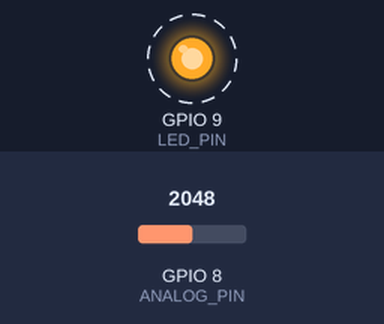
Bench run of a sketch on a simulated ESP32-S2. Shown: output pins drawn as LEDs (lit = HIGH). Dashed ring = blinking. The inputs (shaded band) are chosen by the test bench; at power-on: GPIO 8 (ANALOG_PIN) = 2048. What the sketch prints to the serial monitor is not drawn.

Above: at 0.5 s.
Timing chart, 0 to 4.6 s (numbered marks = the images above):
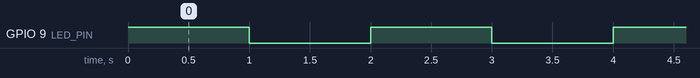

The sketch:

esp32_s2_photo_anemo.ino
```cpp
//
//    FILE: AS5600_position_speed.ino
//  AUTHOR: Rob Tillaart
// PURPOSE: demo compare performance with update flag
//     URL: https://github.com/RobTillaart/AS5600
//
//  Examples may use AS5600 or AS5600L devices.
//  Check if your sensor matches the one used in the example.
//  Optionally adjust the code.


#define Serial_print(x)    do { Serial.print(x); Serial1.print(x); } while (0)
#define Serial_println(x)  do { Serial.println(x); Serial1.println(x); } while (0)

#define LED_PIN 9
#define ANALOG_PIN 8


void IRAM_ATTR onTimer() {
  // This function runs every 5 ms
  // Keep it short! Set a flag, toggle a pin, etc.
}


void setup()
{
  pinMode(LED_PIN, OUTPUT);
  digitalWrite(LED_PIN, HIGH);

  //WiFi.mode(WIFI_OFF);
  //esp_wifi_stop();

  Serial.begin(115200);
  Serial1.begin(115200, SERIAL_8N1, 33, 34);
  Serial_println("Program start!");
  setCpuFrequencyMhz(80);
}

float rps = 0; // rotations per second
unsigned long lastDetection = 0;
unsigned long lastPrint = 0;
unsigned long ledOnTime = 0;
int lastRotationRead = 0;
int allRotationCount = 0;
int rotationCount = 0;

int readRotationState() {
  int start_value = analogRead(ANALOG_PIN);
  digitalWrite(LED_PIN, LOW);
  //delayMicroseconds(1000);
  esp_sleep_enable_timer_wakeup(1000);
  esp_light_sleep_start();
  int diff_value = - start_value + analogRead(ANALOG_PIN);
  digitalWrite(LED_PIN, HIGH);

  //Serial_print(diff_value);
  //Serial_print(" ");

  return diff_value > 100;
}


int speedSum = 0;
int speedCount = 0;
int rotationStateToCount = 0; // counting number of 0 in the row
int rotationsCount = 0;
int rotationTriggered = 0;

void loop()
{
  static uint32_t lastTimePrint = 0;
  static uint32_t lastTimeReadPhoto = 0;
  uint32_t now = millis();

  esp_sleep_enable_timer_wakeup(10 * 1000);
  esp_light_sleep_start();

  uint32_t t0 = micros();


  if (now - lastTimeReadPhoto >= 0)
  {
    lastTimeReadPhoto = now;

    int rotationState = readRotationState();
    //Serial_print(rotationState);

    if (rotationStateToCount == rotationState) {
      rotationsCount += 1;
    } else {
      rotationsCount = 0;
    }

    if(rotationsCount == 3 && rotationTriggered == 0) {
      //rotationTriggered = 1;
      rotationsCount = 0;
      rotationStateToCount = !rotationStateToCount;

      //Serial_println();
      allRotationCount ++;
      rotationCount ++;
      rps += 1000.0f / (now - lastDetection);
      lastDetection = now;

      Serial_print("|");
    }
  }


  uint32_t t1 = micros();  // End timing
  //Serial_print(" | Duration compute (us): ");
  //Serial_println(t1 - t0);

  if(now - lastTimePrint >= 1000) {
    lastTimePrint = now;
    int speed = 0;
    if(speedCount != 0) {
      speed = speedSum / speedCount;
    }
    speedSum = 0;
    speedCount = 0;

    float sped =  rotationCount == 0? 0 : rps / rotationCount;
    rotationCount = 0;
    rps = 0;

    Serial_print("speed:");
    Serial_print(sped);
    Serial_println();
  }
}
```

Measured:
- by itself, GPIO 9 (LED_PIN): alternates HIGH for 1.0 s and LOW for 1.0 s
